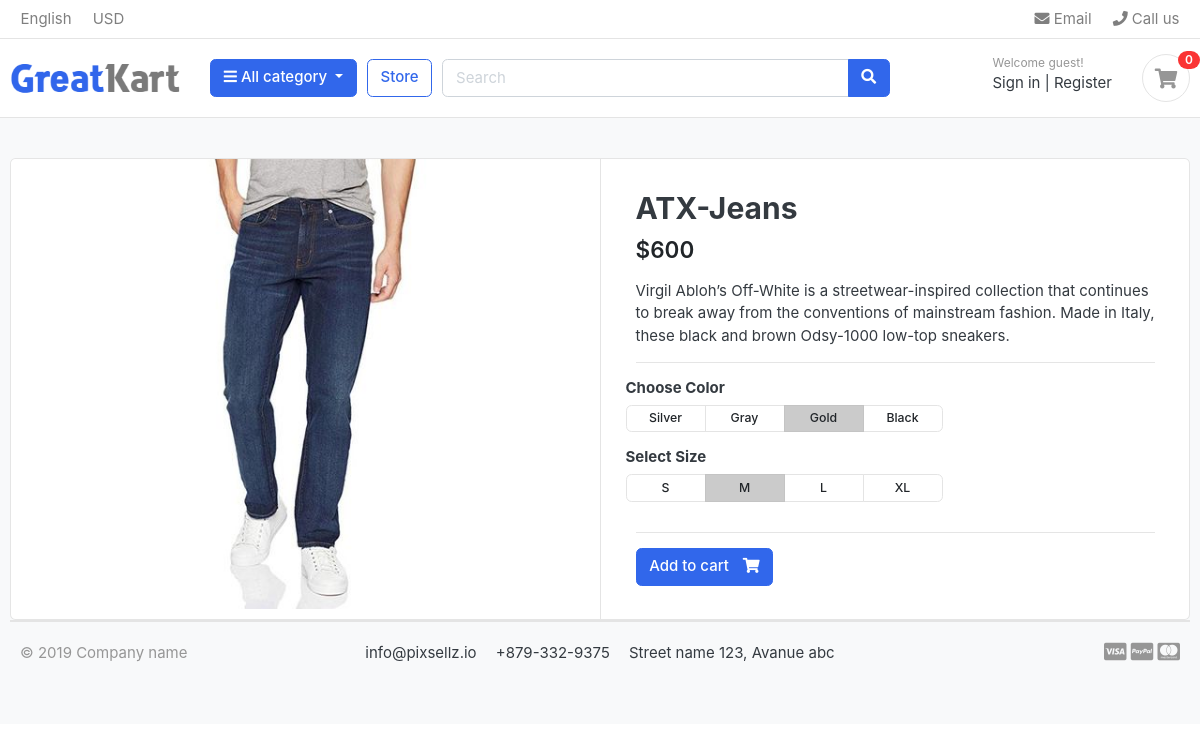
The app's page /store/category/jeans/atx-jeans with its own data.
### store/models.py (models this page shows, shortened)
class Product(models.Model):
    product_name = models.CharField(max_length=200, unique=True)
    slug         = models.SlugField(max_length=200, unique=True)
    description  = models.TextField(max_length=500, unique=True)
    price        = models.IntegerField()
    images       = models.ImageField(upload_to='photos/products')
    stock        = models.IntegerField()
    is_available = models.BooleanField(default=True)
    category     = models.ForeignKey(Category, on_delete=models.CASCADE)
    created_date = models.DateTimeField(auto_now_add=True)
    modified_date = models.DateTimeField(auto_now=True)

### store/views.py (the view)
# urls.py: path('category/<slug:category_slug>/<slug:product_slug>', views.product_detail, name='product_detail'),
def product_detail(request, category_slug, product_slug):
    try:
        single_product = Product.objects.get(category__slug=category_slug, slug=product_slug)
        in_cart = CartItem.objects.filter(cart__cart_id=_cart_id(request), product=single_product)
    except Exception as e:
        raise e
    context={
        'single_product' : single_product,
        'in_cart' : in_cart,
    }
    return render(request, 'store/product_detail.html', context)

### carts/context_processors.py (called while the page is built)
def counter(request):
    cart_count = 0
    if 'admin' in request.path:
        return{}
    else:
        try:
            cart = Cart.objects.filter(cart_id=_cart_id(request))
            cart_items = CartItem.objects.all().filter(cart=cart[:1])
            for cart_item in cart_items:
                cart_count += cart_item.quantity
        except Cart.DoesNotExist:
            cart_count = 0
    return dict(cart_count=cart_count)

### carts/views.py (called while the page is built)
def _cart_id(request):
    cart = request.session.create()
    return cart

### category/context_processors.py (called while the page is built)
def menu_links(request):
    links = Category.objects.all()
    return dict(links=links)

### category/models.py (called while the page is built)
    def get_url(self):
        return reverse('products_by_category', args=[self.slug])

### templates/store/product_detail.html
{% extends 'base.html' %}
{% load static %}
{% block content %}
<section class="section-content padding-y bg">
<div class="container">
<div class="card">
	<div class="row no-gutters">
		<aside class="col-md-6">
<article class="gallery-wrap">
	<div class="img-big-wrap">
	   <a href="#"><img src="{{ single_product.images.url }}"></a>
	</div>
</article>
		</aside>
		<main class="col-md-6 border-left">
<article class="content-body">
<h2 class="title">{{ single_product.product_name }}</h2>
<div class="mb-3">
	<var class="price h4">${{ single_product.price }}</var>
</div>
<p>Virgil Abloh’s Off-White is a streetwear-inspired collection that continues to break away from the conventions of mainstream fashion. Made in Italy, these black and brown Odsy-1000 low-top sneakers.</p>
<hr>
	<div class="row">
		<div class="item-option-select">
			<h6>Choose Color</h6>
			<div class="btn-group btn-group-sm btn-group-toggle" data-toggle="buttons">
			  <label class="btn btn-light">
			    <input type="radio" name="radio_color"> Silver
			  </label>
			  <label class="btn btn-light">
			    <input type="radio" name="radio_color" > Gray
			  </label>
			  <label class="btn btn-light active">
			    <input type="radio" name="radio_color checked"> Gold
			  </label>
			  <label class="btn btn-light">
			    <input type="radio" name="radio_color"> Black
			  </label>
			</div>
		</div>
	</div>
	<div class="row">
		<div class="item-option-select">
			<h6>Select Size</h6>
			<div class="btn-group btn-group-sm btn-group-toggle" data-toggle="buttons">
			  <label class="btn btn-light">
			    <input type="radio" name="radio_color"> S
			  </label>
			  <label class="btn btn-light active">
			    <input type="radio" name="radio_color" checked> M
			  </label>
			  <label class="btn btn-light">
			    <input type="radio" name="radio_color"> L
			  </label>
			  <label class="btn btn-light">
			    <input type="radio" name="radio_color"> XL
			  </label>
			</div>
		</div>
	</div>
	<hr>
	{% if single_product.stock <= 0 %}
		<h5 class="text-danger"> Out Of Stock </h5>
		{% else %}
			{% if in_cart %}
			<a href="#" class="btn  btn-success"> <span class="text">Added to cart</span> <i class="fas fa-check"></i>  </a>
			<a href="{% url 'cart' %}" class="btn  btn-outline-primary"> <span class="text">View cart</span> <i class="fas fa eye"></i>  </a>
			{% else %}
			<a href="{% url 'add_cart' single_product.id %}" class="btn  btn-primary"> <span class="text">Add to cart</span> <i class="fas fa-shopping-cart"></i>  </a>
			{% endif %}
	{% endif %}
</article>
		</main>
	</div>
</div>
{% endblock %}

### static/css/ui.css (style rules this page uses)
html { font-family: "Inter", sans-serif; font-size: 15px; }
.content-body { flex: 1 1 auto; padding: 2rem 2.3rem; }
.padding-y { padding-top: 40px; padding-bottom: 40px; }
var { font-style: normal; }
article:after, .form-group:after { display: block; clear: both; content: ""; }
.bg { background-color: #f8f9fa; }
.btn-light { background-color: #fff; border-color: #e4e4e4; }
.btn .text + i { margin-left: 10px; }
.price { font-weight: 600; color: #212529; }
.gallery-wrap .img-big-wrap { margin-bottom: 10px; border-radius: 0.37rem; overflow: hidden; background-color: #fff; }
.gallery-wrap .img-big-wrap a { text-align: center; display: block; }
.gallery-wrap .img-big-wrap img { height: 450px; width: auto; display: inline-block; }
.item-option-select { margin-bottom: 1rem; display: inline-block; margin-right: 15px; }
.item-option-select .btn { min-width: 80px; }

### records on screen
Product: images (picture), product_name "ATX-Jeans", price "600"

### other values on screen
{{ cart_count }} "0"
